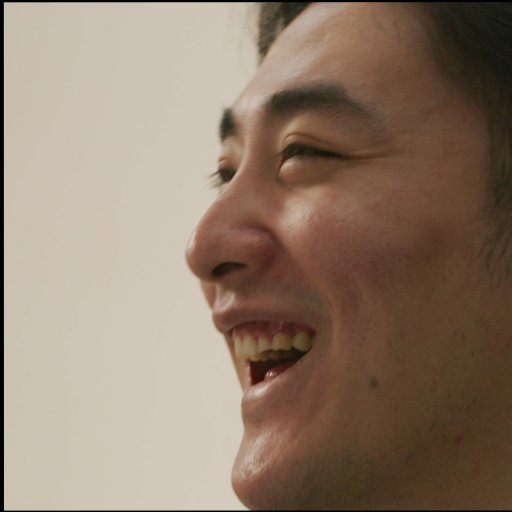
#> input picture adaptive histogram equalization/img/0 (1)_0.jpg, 512 x 512 px; its folder holds only this picture in this run
$ python -i adaptive_histogram_equalization.py   (imports and definitions only)
#> lines starting #> are read from the running program, lines starting #| are printed output that depends on the picture
#> further down, picture is the input picture: shape (512, 512, 3); mean B, G, R 107.9, 125, 144.6
import numpy as np
import cv2
import glob
import os

#待处理图片文件夹
img_folder = r"F:\zs\DeepFaceLabCUDA-0219-final\workspace\aligned-lj-512"
#处理后保存的文件夹
result_folder =r"F:\zs\DeepFaceLabCUDA-0219-final\workspace\aligned-lj-512\result"

def hisEqulColor(img):
    hsv = cv2.cvtColor(img, cv2.COLOR_BGR2HSV)
#> hsv: shape (512, 512, 3); mean H, S, V 15.8, 84.3, 144.6
    h,s,v = cv2.split(hsv)
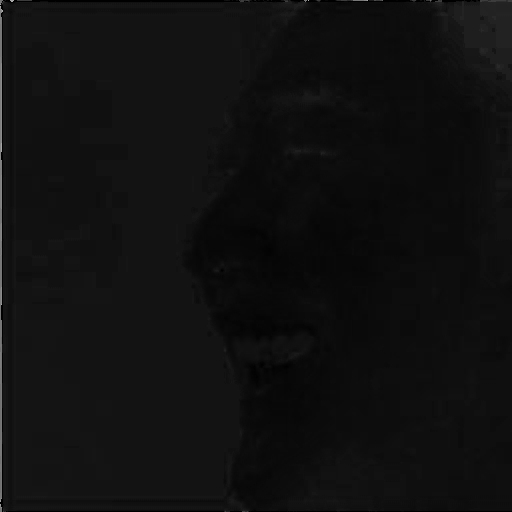
#> h: shape (512, 512); min 0, max 174, mean 15.8
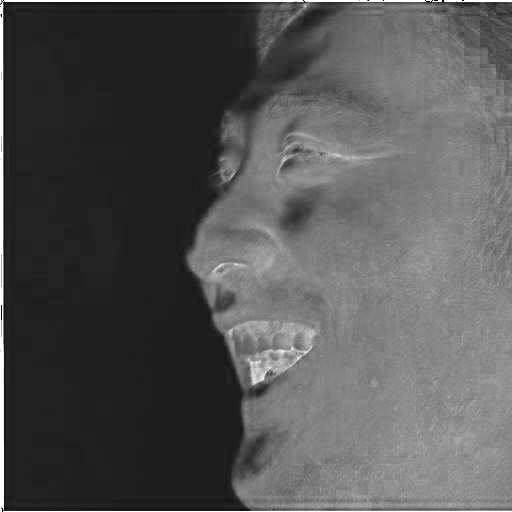
#> s: shape (512, 512); min 0, max 255, mean 84.3
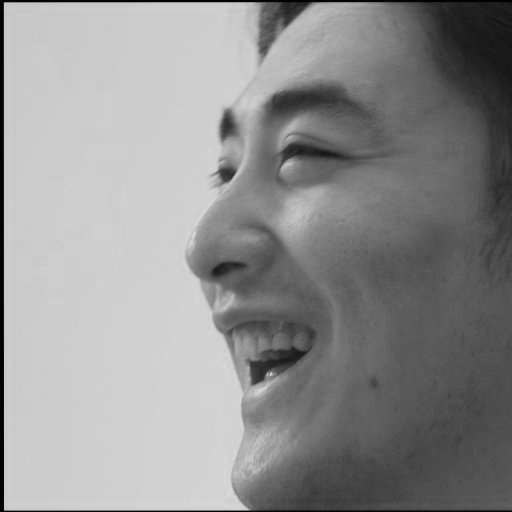
#> v: shape (512, 512); min 0, max 220, mean 144.6
    clahe = cv2.createCLAHE(clipLimit=1.0, tileGridSize=(2,2))

    # h = clahe.apply(h)
    s = clahe.apply(s)
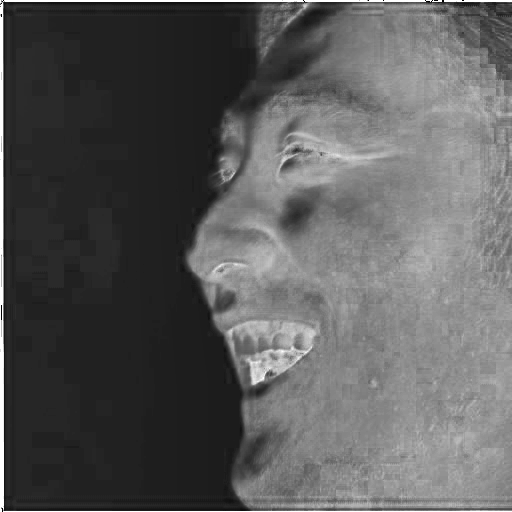
#> s: shape (512, 512); min 1, max 255, mean 90.8
    v = clahe.apply(v)
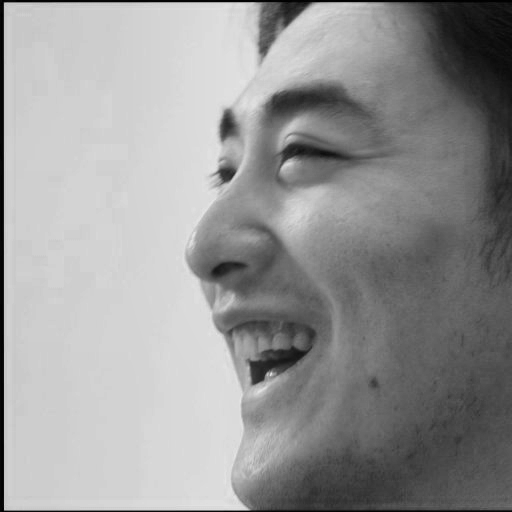
#> v: shape (512, 512); min 0, max 229, mean 151.2

    hsv = cv2.merge((h,s,v))
#> hsv: shape (512, 512, 3); mean H, S, V 15.8, 90.8, 151.2
    img = cv2.cvtColor(hsv, cv2.COLOR_HSV2BGR)
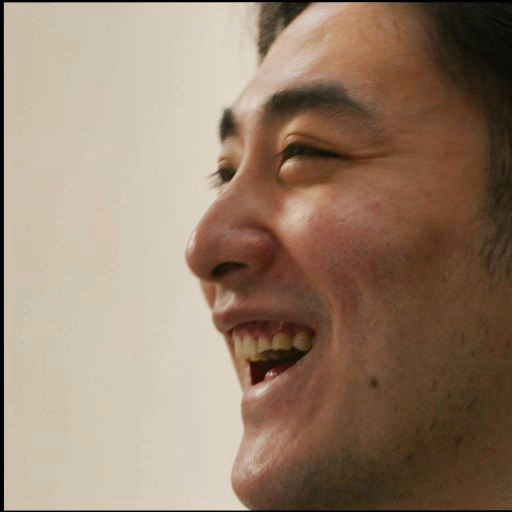
#> img: shape (512, 512, 3); mean B, G, R 108.7, 128.2, 151.1
    return img


# [11 lines not run here, left out]

>>> import cv2
>>> picture = cv2.imread('img/0 (1)_0.jpg')
>>> result = hisEqulColor(picture)

$ run again, on adaptive histogram equalization/img/0 (10)_0.jpg
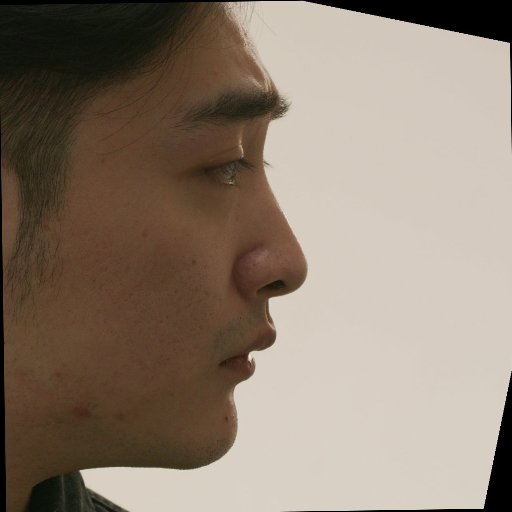
#> input picture adaptive histogram equalization/img/0 (10)_0.jpg, 512 x 512 px
#> picture is the input picture: shape (512, 512, 3); mean B, G, R 113, 127.2, 141.7
#> in hisEqulColor, `v = clahe.apply(v)`:
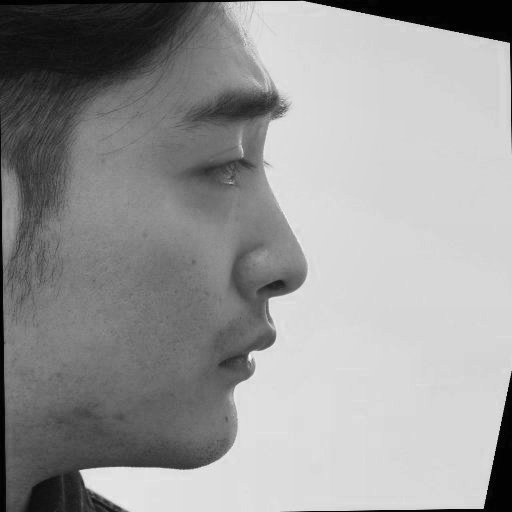
#> v: shape (512, 512); min 1, max 246, mean 152.5
#> in hisEqulColor, `img = cv2.cvtColor(hsv, cv2.COLOR_HSV2BGR)`:
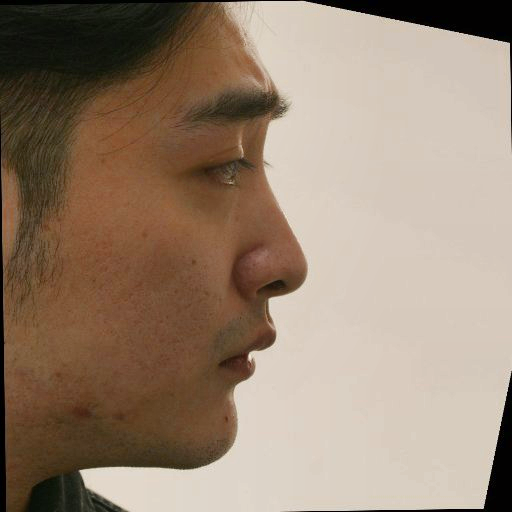
#> img: shape (512, 512, 3); mean B, G, R 114.7, 132.7, 152.3

$ run again, on adaptive histogram equalization/img/0 (11)_0.jpg
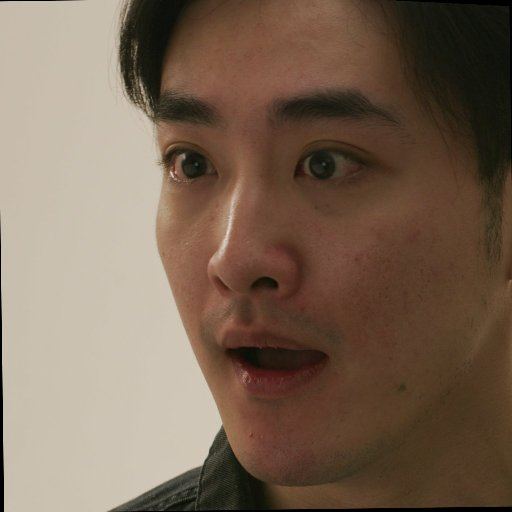
#> input picture adaptive histogram equalization/img/0 (11)_0.jpg, 512 x 512 px
#> picture is the input picture: shape (512, 512, 3); mean B, G, R 85.3, 102.3, 122.2
#> in hisEqulColor, `v = clahe.apply(v)`:
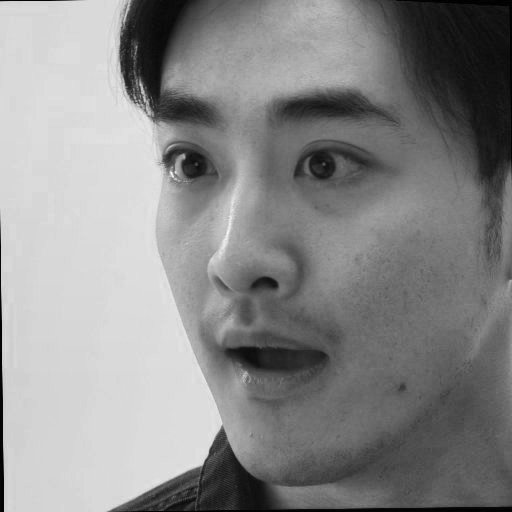
#> v: shape (512, 512); min 1, max 244, mean 138
#> in hisEqulColor, `img = cv2.cvtColor(hsv, cv2.COLOR_HSV2BGR)`:
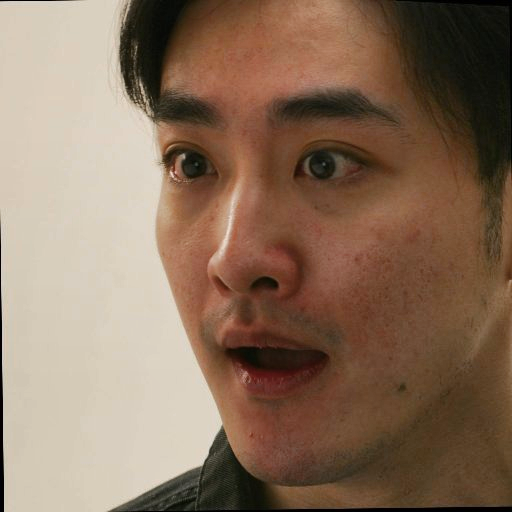
#> img: shape (512, 512, 3); mean B, G, R 93, 113.1, 137.9

$ run again, on adaptive histogram equalization/img/0 (12)_0.jpg
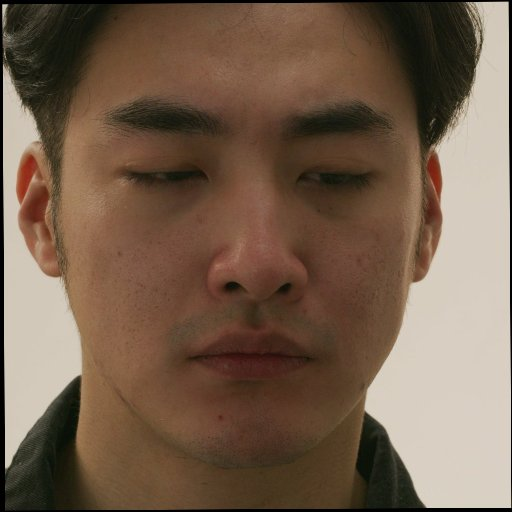
#> input picture adaptive histogram equalization/img/0 (12)_0.jpg, 512 x 512 px
#> picture is the input picture: shape (512, 512, 3); mean B, G, R 77.2, 95.4, 117.3
#> in hisEqulColor, `v = clahe.apply(v)`:
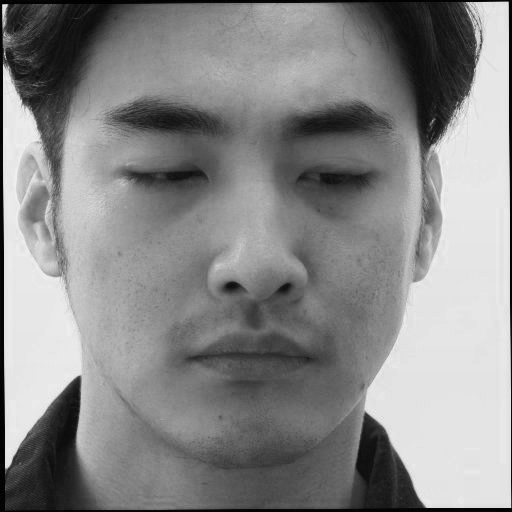
#> v: shape (512, 512); min 1, max 246, mean 135.9
#> in hisEqulColor, `img = cv2.cvtColor(hsv, cv2.COLOR_HSV2BGR)`:
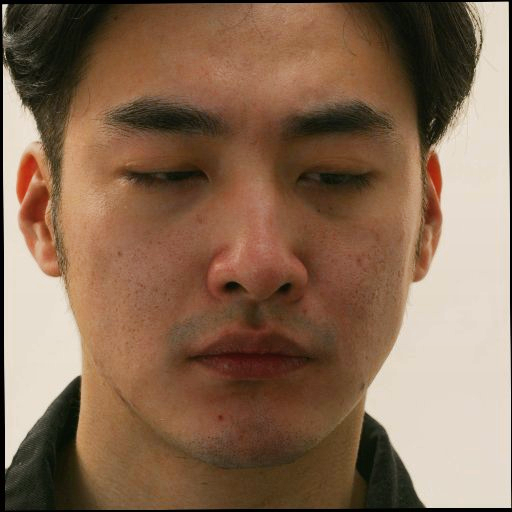
#> img: shape (512, 512, 3); mean B, G, R 84.3, 107, 135.7
